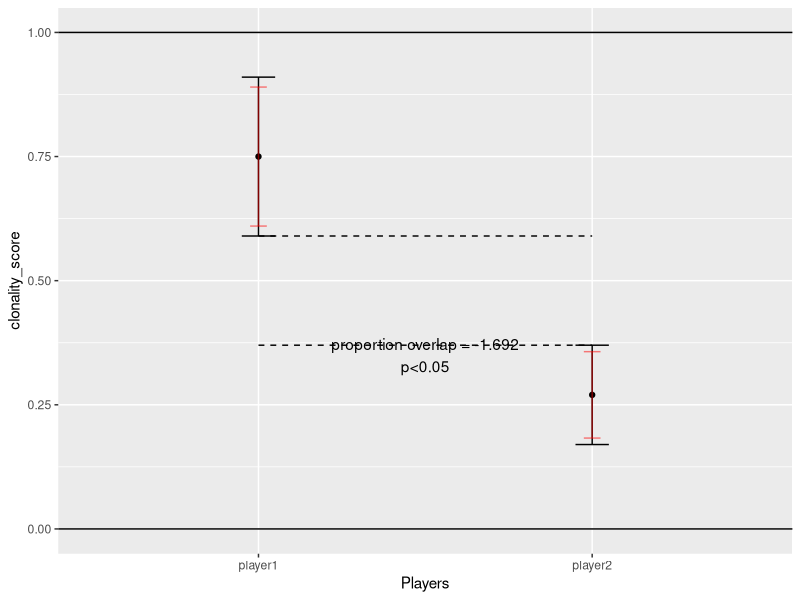

Generate this figure with R:

# =========== CHECK FOR STATISTICAL DIFFERENCE BETWEEN pl1 (score and CI) and pl2 (score and CI) ===============

# https://statisticsbyjim.com/hypothesis-testing/confidence-intervals-compare-means/
# https://psycnet.apa.org/fulltext/2005-01817-003.pdf?auth_token=855585f5601dde59579c2903b21824e130c0ff13

# 1) check the Cumming & Finch (2005) assumption: CI-1 and CI-2 not differing by more than a factor of 2 
# 2) compute "proportion overlap" 


# define data
pl1_score <- 0.75
pl2_score <- 0.46

CI_1 <- 0.10
CI_2 <- 0.20


TestClonality <- function(pl1_score, pl2_score, CI_1, CI_2, outplot=FALSE){
  
  require(tidyverse)
  
  # 1) check assumption
  if(CI_1/CI_2 > 2 | CI_1/CI_2 < 0.5 ) {

        # if no assumption met, use instead the Goldstein and Healy (1995) rule: for barely non-overlapping intervals 
    # to represent a 95% significant difference between two means, use an 83% confidence interval 
    # of the mean for each group and check if they overlap.
    
    # compute the 83% Confidence Intervals
    CI_1s <- CI_1 * (83/95)
    CI_2s <- CI_2 * (83/95)
    
    # check the overlap between the 83% CIs
    overlap83 <- if(pl1_score >= pl2_score) {
      p1_low <- pl1_score - CI_1s 
      p2_upp <- pl2_score + CI_2s
      p1_low < p2_upp
    } else if (pl2_score > pl1_score) {
      p2_low <- pl2_score - CI_2s 
      p1_upp <- pl1_score + CI_1s
      p2_low < p1_upp
    } else {"error"}
    
    alternative_significative <- !overlap83
  } else {
    alternative_significative <- FALSE
  }
  
  
  
  
  t_df <- data.frame(Players = c("player1" ,"player2"),
                     clonality_score = c(pl1_score ,pl2_score),
                     CI= c(CI_1, CI_2), 
                     CI_83 = c(CI_1 * (83/95) ,CI_2 * (83/95)) %>% round(3)
  )
  
  # 2) compute the "proportion overlap"

  average_margin_error <- t_df$CI %>% mean
  
  overlap <- if(pl1_score >= pl2_score) { (pl2_score + CI_2) - (pl1_score - CI_1) 
  } else if (pl2_score > pl1_score) { (pl1_score + CI_1) - (pl2_score - CI_2)}
  
  proportion_overlap <- (overlap/average_margin_error) %>% round(3)
  
  
  # 3) - optional - plot the comparison
  
  if (outplot==TRUE) {
    gg <- t_df %>% ggplot(aes(Players, clonality_score)) + 
      geom_point() + 
      geom_errorbar(aes(ymin=clonality_score-CI, ymax=clonality_score+CI), width=.1) +
      geom_errorbar(aes(ymin=clonality_score-CI_83, ymax=clonality_score+CI_83), width=.05, colour="red", alpha=0.5) +
      
      # P2 > P1 score
      {if (pl2_score > pl1_score){ 
        ggplot2::geom_segment(aes(x = 1, xend = 2, 
                                  y = c(clonality_score[1] + CI[1], clonality_score[2] - CI[2]), 
                                  yend = c(clonality_score[1] + CI[1], clonality_score[2] - CI[2])),
                              linetype=2) }  } +
      {if (pl2_score > pl1_score & proportion_overlap>0){
        ggplot2::geom_rect( aes(xmin = 1, xmax = 2, 
                                ymin = clonality_score[2] - CI[2], 
                                ymax = clonality_score[1] + CI[1]), 
                            alpha=0.1, fill= ifelse(proportion_overlap<0.5,"blue","red")) } } +
      
      
      # P1 > P2 score
      {if (pl1_score > pl2_score){ 
        ggplot2::geom_segment(aes(x = 1, xend = 2, 
                                  y = c(clonality_score[2] + CI[2], clonality_score[1] - CI[1]), 
                                  yend = c(clonality_score[2] + CI[2], clonality_score[1] - CI[1])),
                              linetype=2)}  } + 
      geom_hline(yintercept = c(0,1)) +
      
      {if (pl1_score > pl2_score & proportion_overlap>0){
        ggplot2::geom_rect( aes(xmin = 1, xmax = 2, 
                                ymin = clonality_score[1] - CI[1], 
                                ymax = clonality_score[2] + CI[2]), 
                            alpha=0.1, fill=ifelse(proportion_overlap<0.5,"blue","red")) } } +
      
      annotate("text", x=1.5, y= max(mean(pl1_score, pl2_score)-0.40, 0.10), 
               label= paste0("proportion overlap = ", proportion_overlap,"\n", ifelse(proportion_overlap<0.5,"p<0.05","n.s")))  
    
    print(gg)
    
    
  }
  
  
  res <- ifelse(alternative_significative==T|proportion_overlap<=0.5, "significative p<0.05", "not significative" )
  
  out <- list(test_result=res,
              table=t_df,
              alterntive=alternative_significative,
              proportion_overlap=proportion_overlap,
              overlap=overlap,
              average_margin_error=average_margin_error)
  
  return(out)
  
}


TestClonality(pl1_score = 0.75, 
              pl2_score = 0.27, 
              CI_1 = 0.16, 
              CI_2 = 0.10, 
              outplot=T)
# 
# TestClonality(pl1_score = 0.8, 
#               pl2_score = 0.4, 
#               CI_1 = 0.28, 
#               CI_2 = 0.2, 
#               outplot=T)
# 
# TestClonality(pl1_score = 0.2, 
#               pl2_score = 0.4, 
#               CI_1 = 0.1, 
#               CI_2 = 0.1,
#               outplot=T)
# 
# # alt
# TestClonality(pl1_score = 0.2, 
#               pl2_score = 0.6, 
#               CI_1 = 0.1, 
#               CI_2 = 0.25, 
#               outplot=T)
# 
# TestClonality(pl1_score = 0.4, 
#               pl2_score = 0.6, 
#               CI_1 = 0.2, 
#               CI_2 = 0.1,
#               outplot=T)





#=========================== summarized T-test approach =============================

computeSDfromCI <- function(CI, N){
  
  require(tidyverse)
  
  # factor = 3.920 if N > 60 (assume normality and use normal-distribution: 1.96 * 2)
  # factor = 4.128 if N < 60 (use t-distibution: 2.064 * 2 )
  
  factor <- ifelse(N>60, 3.920, 4.128 )

  SD <- sqrt(N)*(CI*2)/factor
  SD
}

# computeSDfromCI(0.1, 100)


# m1, m2: the sample means
# s1, s2: the sample standard deviations
# n1, n2: the same sizes
# m0: the null value for the difference in means to be tested for. Default is 0. 
# equal.variance: whether or not to assume equal variance. Default is FALSE. 

t.test2 <- function(m1,m2,s1,s2,n1,n2,m0=0,equal.variance=FALSE)
{
  if( equal.variance==FALSE ) 
  {
    se <- sqrt( (s1^2/n1) + (s2^2/n2) )
    # welch-satterthwaite df
    df <- ( (s1^2/n1 + s2^2/n2)^2 )/( (s1^2/n1)^2/(n1-1) + (s2^2/n2)^2/(n2-1) )
  } else
  {
    # pooled standard deviation, scaled by the sample sizes
    se <- sqrt( (1/n1 + 1/n2) * ((n1-1)*s1^2 + (n2-1)*s2^2)/(n1+n2-2) ) 
    df <- n1+n2-2
  }      
  t <- (m1-m2-m0)/se 
  dat <- c(m1-m2, se, t, 2*pt(-abs(t),df))    
  names(dat) <- c("Difference of means", "Std Error", "t", "p-value")
  return(dat) 
}

# res <- t.test2(0.36,0.5,0.5,0.5,100,100)
# res
# 
# res2 <- BSDA::tsum.test(mean.x = 0.36, s.x = 0.5, n.x = 100,  
#                 mean.y = 0.5, s.y = 0.5, n.y = 100)
# 
# res2$p.value
# 
# SD_1 <- computeSDfromCI(CI_1, 100)
# SD_2 <- computeSDfromCI(CI_2, 100)




######################### aggregate FUNCTION ############################

# N_1 <- 100
# N_2 <- 80
# 
# testClonality <- function(pl1_score, pl2_score, 
#                           CI_1, CI_2, 
#                           N_1, N_2) {
#   
#   
#   res_viz <- CI_viz_test(pl1_score, pl2_score, CI_1, CI_2)
#   
#   
#   SD_1 <- computeSDfromCI(CI_1, N_1)
#   SD_2 <- computeSDfromCI(CI_2, N_2)
#   
#   res_t <- res2 <- BSDA::tsum.test(mean.x = pl1_score, s.x = SD_1, n.x = N_1,  
#                                    mean.y = pl2_score, s.y = SD_2, n.y = N_2)
#   
#   res_t
#   
#   out <- list(viz=res_viz, t.test= res_t)
#   out
# }
# 
# 
# RES <- testClonality(0.3, 0.6, 0.1, 0.1, 100, 100)
# 
# RES$t.test$p.value
# RES$viz$test_result
# 
# 
# 
# RES <- testClonality(pl1_score = 0.3, pl2_score = 0.4, CI_1 = 0.1, CI_2 = 0.1, N_1 = 40, N_2 = 60)
# RES
# RES$t.test$p.value
# 
# RES <- testClonality(0.8, 0.6, 0.15, 0.10, 100, 100)
# RES
# RES$t.test$p.value



##################### for presentation ######################

# t_df <- data.frame(Players = c("Alteration A" ,"Alteration B"),
#                    clonality_score = c(0.75, 0.46),
#                    CI= c(0.10, 0.20)
# )

# gg <- t_df %>% ggplot(aes(Players, clonality_score)) +
#   geom_errorbar(
#     aes(
#       colour = Players,
#       ymin = clonality_score - CI, 
#       ymax = clonality_score + CI), size =1, width = .2) +
#   geom_point(size=5, aes(fill=Players), shape=21, stroke=2) +
#   geom_hline(yintercept = c(0, 1)) +
#   geom_hline(yintercept = c(0.2,0.4,0.6,0.8), linetype = 3) +
#   annotate("text",
#     x = 1.5, y = 1.1,
#     label = paste0("t-test p-value", "\n", "p<0.05")
#   ) +
#   theme_minimal() +
#   # disable y grid lines
#   theme(
#     panel.grid.major.x = element_blank(),
#     panel.grid.major.y = element_blank(), 
#     panel.grid.minor.y = element_blank(),
#     # label size 
#     axis.text.x = element_text(size = 12),
#     axis.text.y = element_text(size = 12),
#     # axis label size
#     axis.title.y = element_text(size = 14),
#     # disable legend
#     legend.position = "none"
#     ) +
#   # y axix labels ticks frequency
#   scale_y_continuous( breaks = seq(0, 1, by = 0.2)) +
#   # labels 
#   labs(
#     x = "PLAYERS",
#     y = "Clonality level"
#   )
  


# print(gg)
